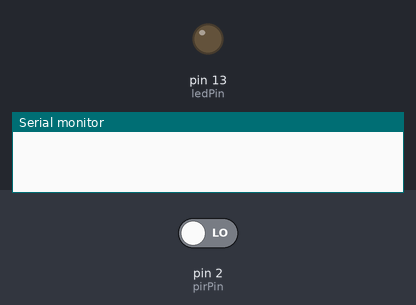
Recording of a sketch running on a simulated Arduino Uno, built with avr-gcc and run on an emulated ATmega328P. Shown: output pins drawn as LEDs (lit = HIGH), the last lines printed to the serial monitor. The inputs (shaded band) are chosen by the test bench; at power-on: pin 2 (pirPin) LOW.

Above: at 1.2 s.
1.3 s: pin 2 (pirPin) driven HIGH
At 2.5 s:
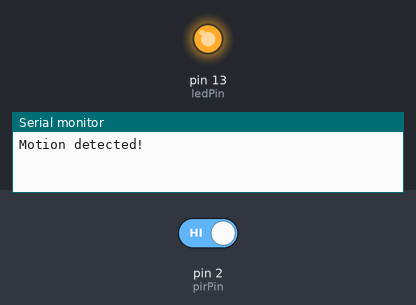
2.8 s: pin 2 (pirPin) driven LOW
At 3.6 s:
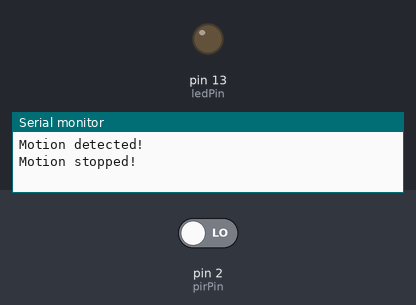
Timing chart, 0 to 5.8 s (numbered marks = the images above; inputs shaded):
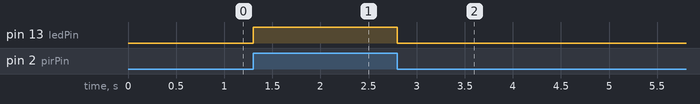

The sketch:

PIR_Sensor.ino
```cpp
// Define pin numbers
const int pirPin = 2;  // PIR sensor output pin
const int ledPin = 13; // LED pin

// Variable to store PIR sensor state
int pirState = LOW;  // Start with no motion detected
int val = 0;          // Variable to store the PIR sensor output

void setup() {
  // Start the serial communication (optional, for debugging)
  Serial.begin(9600);

  // Set the PIR sensor pin as input
  pinMode(pirPin, INPUT);

  // Set the LED pin as output
  pinMode(ledPin, OUTPUT);
}

void loop() {
  // Read the value from the PIR sensor
  val = digitalRead(pirPin);

  // Check if the PIR sensor is HIGH (motion detected)
  if (val == HIGH) {
    // Motion detected, turn LED on
    digitalWrite(ledPin, HIGH);

    // Print message to the serial monitor
    if (pirState == LOW) {
      Serial.println("Motion detected!");
      pirState = HIGH;  // Update state to "motion detected"
    }
  } else {
    // No motion detected, turn LED off
    digitalWrite(ledPin, LOW);

    // Print message to the serial monitor
    if (pirState == HIGH) {
      Serial.println("Motion stopped!");
      pirState = LOW;  // Update state to "motion stopped"
    }
  }

  // Wait a bit before checking again
  delay(100);
}
```

Measured:
- after the input at 1.3 s, pin 13 (ledPin): LOW → HIGH at once
- after the input at 2.8 s, pin 13 (ledPin): HIGH → LOW at once
